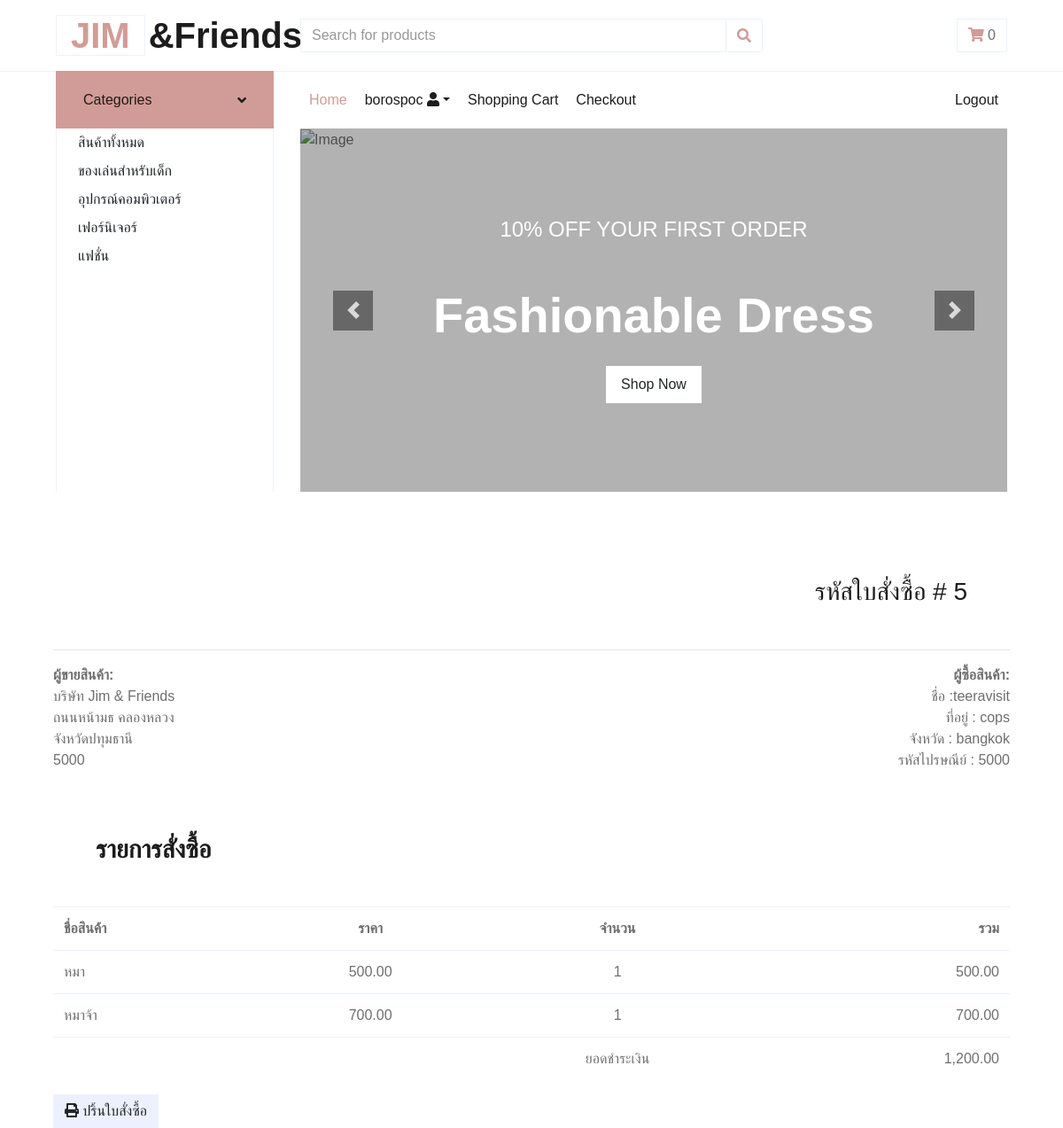
/order/5 (signed in), run on the app's committed database.
### store/models.py (models this page shows, shortened)
class Category(models.Model):
    name=models.CharField(max_length=250,unique=True)
    slug=models.SlugField(max_length=250,unique=True)
    class Meta :
        ordering=('name',)
        verbose_name='หมวดหมู่สินค้า'
        verbose_name_plural="ข้อมูลประเภทสินค้า"
    def get_url(self):
        return reverse('product_by_category', args=[self.slug])

class Order(models.Model):
    name=models.CharField(max_length=255,blank=True)
    address=models.CharField(max_length=255,blank=True)
    city=models.CharField(max_length=255,blank=True)
    postcode=models.CharField(max_length=255,blank=True)
    total=models.DecimalField(max_digits=10,decimal_places=2)
    email=models.EmailField(max_length=250,blank=True)
    token=models.CharField(max_length=255,blank=True)
    created=models.DateTimeField(auto_now_add=True)
    updated=models.DateTimeField(auto_now=True)
    class Meta :
        db_table='Order'
        ordering=('id',)

class OrderItem(models.Model):
    product=models.CharField(max_length=250)
    quantity=models.IntegerField()
    price=models.DecimalField(max_digits=10,decimal_places=2)
    order=models.ForeignKey(Order,on_delete=models.CASCADE)
    created=models.DateTimeField(auto_now_add=True)
    updated=models.DateTimeField(auto_now=True)
    class Meta :
        db_table='OrderItem'
        ordering=('order',)
    def sub_total(self):
        return self.quantity*self.price

### store/views.py (the view)
# urls.py: path('order/<int:order_id>',views.viewOrder,name="orderDetails"),
def viewOrder(request,order_id):
    if request.user.is_authenticated:
        email=str(request.user.email)
        order=Order.objects.get(email=email,id=order_id)
        orderitem=OrderItem.objects.filter(order=order)
    return render(request,'viewOrder.html',{'order': order, 'order_items': orderitem})

### store/context_processors.py (called while the page is built)
def menu_links(request):
    links=Category.objects.all()
    return dict(links=links)

def counter(request):
    item_count=0
    if 'admin' in request.path:
        return {}
    else:
        try:
            cart=Cart.objects.filter(cart_id=_cart_id(request))
            cart_Item=CartItem.objects.all().filter(cart=cart[:1])
            for item in cart_Item:
                item_count+=item.quantity
        except Cart.DoesNotExist:
            item_count=0
    return dict(item_count=item_count)

### store/views.py (called while the page is built)
def _cart_id(request):
    cart=request.session.session_key
    if not cart:
        cart=request.session.create()
    return cart

### store/templates/viewOrder.html
{% extends 'layouts.html' %}
{% load static %}
{% load humanize %}
{% block content%}
<div class="container">
    <div class="row my-2">
      <div class="col-md-12">
      <div class="invoice-title text-right">
          <h3>รหัสใบสั่งซื้อ # {{order.id}}</h3>
      </div>
      <hr>
      <div class="row">
        <div class="col-md-6">
          <address>
          <strong>ผู้ขายสินค้า:</strong><br>
            บริษัท
            Jim & Friends<br>
            ถนนหน้ามธ คลองหลวง <br>
            จังหวัดปทุมธานี <br>
            5000
          </address>
        </div>
        <div class="col-md-6 text-right">
          <address>
            <strong>ผู้ซื้อสินค้า:</strong><br>
            ชื่อ :{{order.name}}<br>
            ที่อยู่ : {{order.address}}<br>
            จังหวัด : {{order.city}}<br>
            รหัสไปรษณีย์ : {{order.postcode}}
          </address>
        </div>
      </div>
    </div>
  </div>
  <div class="row">
    <div class="col-md-12">
      <div class="panel panel-default">
        <div class="panel-heading">
          <h3 class="panel-title"><strong>รายการสั่งซื้อ</strong></h3>
        </div>
        <div class="panel-body">
          <div class="table-responsive">
            <table class="table table-condensed">
              <thead>
                    <tr>
                    <td><strong>ชื่อสินค้า</strong></td>
                    <td class="text-center"><strong>ราคา</strong></td>
                    <td class="text-center"><strong>จำนวน</strong></td>
                    <td class="text-right"><strong>รวม</strong></td>
                    </tr>
              </thead>
              <tbody>
                {% for item in order_items%}
                <tr>
                  <td>{{item.product}}</td>
                  <td class="text-center">{{item.price}}</td>
                  <td class="text-center">{{item.quantity}}</td>
                  <td class="text-right">{{item.sub_total | intcomma}}</td>
                </tr>
                {% endfor %}
                <tr>
                    <td class="no-line"></td>
                    <td class="no-line text-center"></td>
                    <td class="no-line text-center">ยอดชำระเงิน</td>
                    <td class="no-line text-right">{{order.total | intcomma}}</td>
                  </tr>
              </tbody>
            </table>
            <button class="btn btn-secondary pull-right" onclick="window.print();">
              <i class="fas fa-print"></i>
              ปริ้นใบสั่งซื้อ
            </button>
          </div>
        </div>
      </div>
    </div>
  </div>
  </div>
{% endblock %}

### store/templates/layouts.html (shortened to what this page needs)
{% load static %}
<!DOCTYPE html>
<html lang="en">
<head>
    <link rel="stylesheet" href="https://stackpath.bootstrapcdn.com/bootstrap/4.4.1/css/bootstrap.min.css">
    <link rel="stylesheet" href="https://use.fontawesome.com/releases/v5.8.1/css/all.css">
    <div class="container-fluid">
      <div class="row align-items-center py-3 px-xl-5">
        <div class="col-lg-3 d-none d-lg-block">
            <a href="" class="text-decoration-none">
                <h1 class="m-0 display-5 font-weight-semi-bold"><span class="text-primary font-weight-bold border px-3 mr-1">JIM</span>&Friends</h1>
            </a>
        </div>
        <div class="col-lg-6 col-6 text-left">
            <form action="{%url 'search'%}", method="GET">
                <div class="input-group">
                    <input type="text" name="title" class="form-control" placeholder="Search for products">
                    <div class="input-group-append">
                        <button class="input-group-text bg-transparent text-primary">
                            <i class="fa fa-search"></i>
                        </button>
                    </div>
                </div>
            </form>
        </div>
        <div class="col-lg-3 col-6 text-right">
            <a href="{%url 'cartdetail'%}" class="btn border">
                <i class="fas fa-shopping-cart text-primary"></i>
                {% if item_count > 0%}
                  {{item_count}}
                {% else %}
                  0
                {% endif %}
            </a>
        </div>
    </div>
  </div>
    <div class="container-fluid mb-5">
      <div class="row border-top px-xl-5">
          <div class="col-lg-3 d-none d-lg-block">
              <a class="btn shadow-none d-flex align-items-center justify-content-between bg-primary text-white w-100" data-toggle="collapse" href="#navbar-vertical" style="height: 65px; margin-top: -1px; padding: 0 30px;">
                  <h6 class="m-0">Categories</h6>
                  <i class="fa fa-angle-down text-dark"></i>
              </a>
              <nav class="collapse show navbar navbar-vertical navbar-light align-items-start p-0 border border-top-0 border-bottom-0" id="navbar-vertical">
                  <div class="navbar-nav w-100 overflow-hidden" style="height: 410px">
                      <div class="nav-item dropdown">
                        <a class="dropdown-item" href="{%url 'Home'%}">สินค้าทั้งหมด</a>
                        {% for category in links%}
                        <a class="dropdown-item" href="{{category.get_url}}">{{category.name}}</a>
                        {% endfor%}
                      </div>
                  </div>
              </nav>
          </div>
          <div class="col-lg-9">
              <nav class="navbar navbar-expand-lg bg-light navbar-light py-3 py-lg-0 px-0">
                  <div class="collapse navbar-collapse justify-content-between" id="navbarCollapse">
                      <div class="navbar-nav mr-auto py-0">
                          <a href="{% url 'Home'%}" class="nav-item nav-link active">Home</a>
                          <div class="nav-item dropdown">
                            <a  class="nav-item nav-link dropdown-toggle" data-toggle="dropdown" aria-expanded="false">{{request.user.username}} <i class="fas fa-user circle"></i></a>
                        </div>
                          <a href="{%url 'cartdetail'%}" class="nav-item nav-link">Shopping Cart</a>
                          <a href="{% url 'checkout'%}" class="nav-item nav-link">Checkout</a>
                      </div>
                      <div class="navbar-nav ml-auto py-0">
                        {% if request.user.is_authenticated and request.user.first_name %}
                        <a href="{% url 'signOut'%}" class="nav-item nav-link">Logout</a>
                        {% else%}
                        <a href="{% url 'signIn'%}" class="nav-item nav-link">Login</a>
                        <a href="{% url 'signUp'%}" class="nav-item nav-link">Register</a>
                        {%endif%}
                      </div>
                  </div>
              </nav>
              <div id="header-carousel" class="carousel slide" data-ride="carousel">
                <div class="carousel-inner">
                    <div class="carousel-item active" style="height: 410px;">
                        <img class="img-fluid" src="https://ภาพวิว.com/wp-content/uploads/2020/02/JANM-3.jpg" alt="Image">
                        <div class="carousel-caption d-flex flex-column align-items-center justify-content-center">
                            <div class="p-3" style="max-width: 700px;">
                                <h4 class="text-light text-uppercase font-weight-medium mb-3">10% Off Your First Order</h4>
                                <h3 class="display-4 text-white font-weight-semi-bold mb-4">Fashionable Dress</h3>
                                <a href="" class="btn btn-light py-2 px-3">Shop Now</a>
                            </div>
                        </div>
                    </div>
                </div>
                <a class="carousel-control-prev" href="#header-carousel" data-slide="prev">
                    <div class="btn btn-dark" style="width: 45px; height: 45px;">
                        <span class="carousel-control-prev-icon mb-n2"></span>
                    </div>
                </a>
                <a class="carousel-control-next" href="#header-carousel" data-slide="next">
                    <div class="btn btn-dark" style="width: 45px; height: 45px;">
                        <span class="carousel-control-next-icon mb-n2"></span>
                    </div>
                </a>
            </div>
          </div>
      </div>
    </div>
</head>
<body>
     <div class="container">
        {% block content%}
        {% endblock%}
     </div>
</body>
</html>

### data on the page
Category: name "ของเล่นสำหรับเด็ก"
Category: name "อุปกรณ์คอมพิวเตอร์"
Category: name "เฟอร์นิเจอร์"
Category: name "แฟชั่น"
Order: id "5", name "teeravisit", address "cops", city "bangkok", postcode "5000", total "1,200.00"
OrderItem: product "หมา", price "500.00", quantity "1", sub_total "500.00"
OrderItem: product "หมาจ้า", price "700.00", quantity "1", sub_total "700.00"

### other printed values
{{ request.user.username }} "borospoc"
